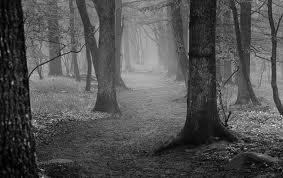
%> input picture 201201042_201202023/codes/university.jpg, 283 x 178 px
$ octave --eval "Test_Project2;"   (GNU Octave 9; MATLAB toolbox functions it lacks are replaced by stand-ins)
%> lines starting %> are read from the running program, lines starting %| are printed output that depends on the picture
%> the answer given: university.jpg
%> in Test_Project2, univ is the input picture: size 178x283x3 uint8; min 0, max 233, mean 82.2
### 201201042_201202023/codes/histogram.m

function [ output ] = histogram( I, n, g_min, g_max )
%> called with n = 256, g_min = 0, g_max = 256

% Setup.
output = zeros(n,1);
range = (g_max - g_min) / (n - 1);

[width height] = size(I);
%> width = 178; height = 849

% Iterate over entire image.
for i=1:width
    for j=1:height
        v = I(i, j);
        % If it's out of range, throw it away.
        if ( v < g_min || v > g_max )
            continue;
        end

        % Store it in its appropriate bin.
        new_val = floor(double((v - g_min)) / range) + 1;
        output(new_val) = output(new_val) + 1;
    end
end
%> after the loop, output = 256 values, max 1410 at index 57, min 0 at index 188, mean 590.3

% Scale outputs to 0.0 - 1.0 range.
output = output / (width * height);
%> output = 256 values, max 0.00933 at index 57, min 0 at index 188, mean 0.00391

### 201201042_201202023/codes/histoeq.m
% histoeq
%
%  Takes an Image I and creates a histogram with n bins
%  along the range of min to max (inclusive), and performs
%  histogram equalization on the image.
%
%  An optional parameter alpha can be supplied to blend
%  between the original histogram and the equalized histogram.


function [ out ] = histoeq( I, n, min, max, alpha )

% Set to full if option not provided.
if nargin < 5
    alpha = 1;
end

% Calculate histogram (pdf).
step = (max - min) / (n - 1);
p = histogram( I, n, min, max );
%> p has the same summary as output in histogram

% Generate cdf from pdf.  Scale by N-1 at same time.
s = size(n,1);
s(1) = (n-1) * p(1);
for i=2:n
    s(i) = s(i-1) + (n-1) * p(i);
end
%> after the loop, s = 256 values from 0.749 to 255

% Floor values.
s = floor(s);
%> s = 256 values from 0 to 254

% Iterate over image and create scaled image.
[width height] = size(I);
%> width = 178; height = 849
out = zeros(width, height);
for i=1:width
    for j=1:height
        % Index of cdf.
        idx = floor(double((I(i, j) - min)) / step) + 1;

        % Interpolate image.
        out(i, j) = alpha * s(idx) + (1 - alpha) * I(i,j);
    end
end
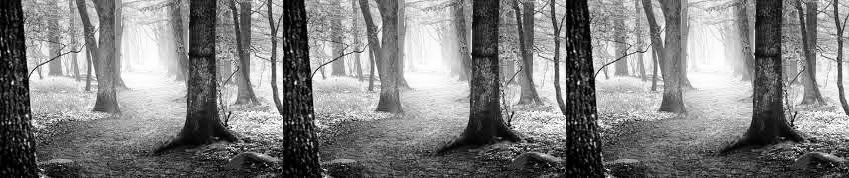
%> out: size 178x849 double; min 0, max 254, mean 127.8

% Scale back down to a viewable range.
out = out / (n - 1);


end

### 201201042_201202023/codes/AHE.m

function [ out ] = AHE(I, n, windowsize)

if ( nargin < 3 )
    windowsize = size(I,1) * 0.1;
end

% Setup.
r = floor((windowsize-1)/2);
minI = min(min(I));
maxI = max(max(I));
step = (maxI - minI) / (n - 1);

H = zeros(n,1);

[height width] = size(I);
out = zeros(height, width);
area = 0;

for j=1:height
    % Find height of addition/subtraction boxes.
    lowj = max(1, j - r);
    highj = min(height, j + r);

    % Iterate over width.  Extra padding dependent on window size.
    for i=(-r+1):(width+r+1)
        % Find the line that is no longer part of our window.
        subi = i - r - 1;

        % Add new line to window.
        addi = i + r;

        % Remove pixels on the left edge.
        if ( subi >= 1 )
            % Create histogram, don't scale.
            for jj = lowj:highj
                idx = floor(I(jj, subi) / step) + 1;
                H(idx) = H(idx) - 1;
            end
            % Modify histogram size (for later scaling).
            area = area - (highj - lowj + 1);
        end

        % Add pixels on the right edge.
        if ( addi <= width )
            % Create histogram, don't scale.
            for jj = lowj:highj
                idx = floor(I(jj, addi) / step) + 1;
                H(idx) = H(idx) + 1;
            end
            % Modify histogram size (for later scaling).
            area = area + (highj - lowj + 1);
        end

        if ( i >= 1 && i <= width )
            % Update pixel value.

            idx = floor(I(j, i) / step) + 1;
            val = 0;

            % Determine CDF value on the fly from PDF.
            for k=1:(idx-1)
                val = val + H(k);
            end

            % Convert to true CDF value.
            val = (val / area) * (n - 1);

            out(j, i) = val;
        end
    end

end

% Scale to viewable range.
out = out / n;

end

### 201201042_201202023/codes/ms.m
function Test_Project2()
%% Load in our test images.

[file path] = uigetfile('*.*');
univ=imread(file);
%% Build a few images of our own.

bands = zeros(500);
bands(:,100:199) = 0.25;
bands(:,200:299) = 0.50;
bands(:,300:399) = 0.75;
bands(:,400:499) = 1.0;


%% Normal histogram equalization tests.

tic;
he_univ = histoeq( univ, 256, 0, 256 );
toc

%% Show results

imshow(he_univ);
waitforbuttonpress;


%% Generate the histogram results

bar(histogram(univ, 256, 0, 256));
set(gca, 'xlim',[0 256]);
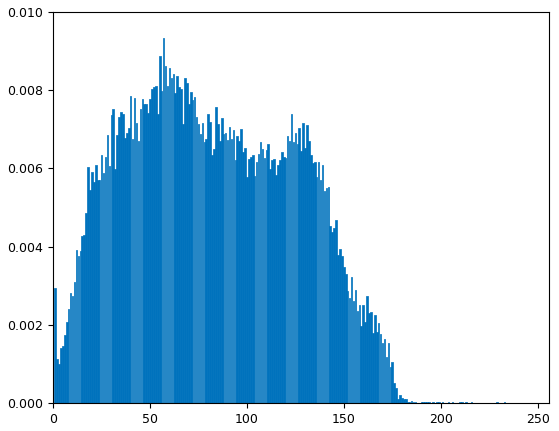
%> figure redrawn from the program's plot data; tallest bar 0.00933 high, from x = 56.6 to 57.4
waitforbuttonpress;
bar(histogram(he_univ, 256, 0, 1));
set(gca, 'xlim',[0 256]);
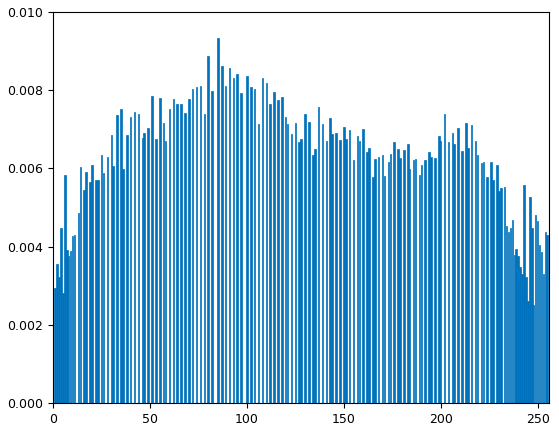
%> figure redrawn from the program's plot data; tallest bar 0.00933 high, from x = 84.6 to 85.4
waitforbuttonpress;


%% Save the results

imwrite(he_univ,   'images/he_univ.jpg', 'jpg');


%% Special equalization tests.

tic;
he_univ_128 = histoeq( univ, 128, 0, 256 );
%> call 2 of histoeq, with n = 128, min = 0, max = 256
%> in histoeq (call 2), `p = histogram( I, n, min, max );`: p = 128 values, max 0.0206 at index 64, min 0 at index 94, mean 0.00781
%> after the loop in histoeq (call 2), `for i=2:n`: s = 128 values from 0.517 to 127
%> in histoeq (call 2), `s = floor(s);`: s = 128 values from 0 to 126
%> after the loop in histoeq (call 2), `for i=1:width`:
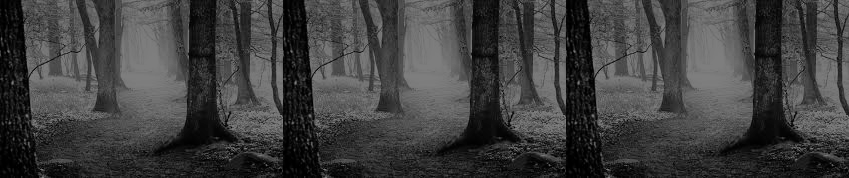
%> out: size 178x849 double; min 0, max 126, mean 63.8
toc
tic;
he_univ_64 = histoeq( univ, 64, 0, 256 );
toc
tic;
he_univ_32 = histoeq( univ, 32, 0, 256 );
toc
tic;
he_univ_16 = histoeq( univ, 16, 0, 256 );
toc


%% Show special equalization tests.

imshow(he_univ_128);
waitforbuttonpress;
imshow(he_univ_64);
waitforbuttonpress;
imshow(he_univ_32);
waitforbuttonpress;
imshow(he_univ_16);
waitforbuttonpress;


%% Save special equalization tests.

he_univ_x4 = [he_univ_128; he_univ_64; he_univ_32; he_univ_16];
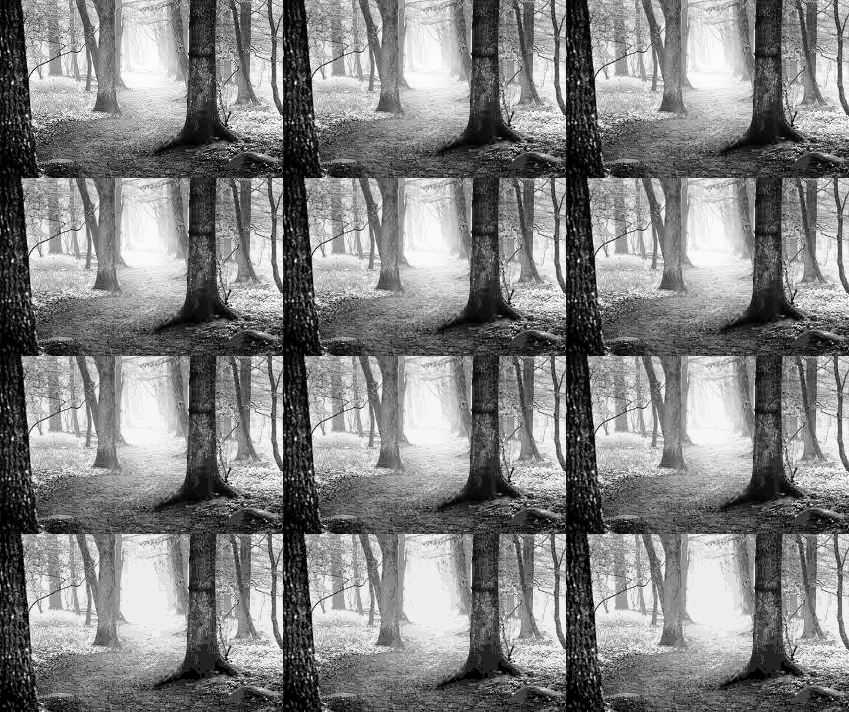
%> he_univ_x4: size 712x849 double; min 0, max 1, mean 0.511
imwrite(he_univ_x4,  'images/he_univ_x4.jpg', 'jpg');
% [4 lines of commented-out code are left out]


%% Adaptive equalization tests.

i=[3 6 12 24 99 198];

ahe_univ = [];

if size(univ, 3)==3
univ = rgb2gray(univ);
%> univ: size 178x283 uint8
end
ctnt=0;
for ii=i
    ctnt=ctnt+1
    tic;
    ahe_univ = [ahe_univ; AHE( univ, 256, ii )];
    toc;
end
%% Show adaptive equalization tests.

imshow(ahe_univ);
waitforbuttonpress;

%% Save adaptive equalization tests.

imwrite(ahe_univ,   'images/ahe_univ.tif', 'tif');


%% CLAHE tests

clahe_univ = [];
i=[99 198];
for ii=i
    for k=0.4:0.2:0.8
        tic;
        clahe_univ = [clahe_univ; CLAHE( univ, 256, k, ii )];
        toc

    end
end

%% Show clahe tests.

imshow(clahe_univ);
waitforbuttonpress;


%% Save clahe tests.

imwrite(clahe_univ,   'images/clahe_univ.jpg', 'jpg');

end
%> (the run ends here)
